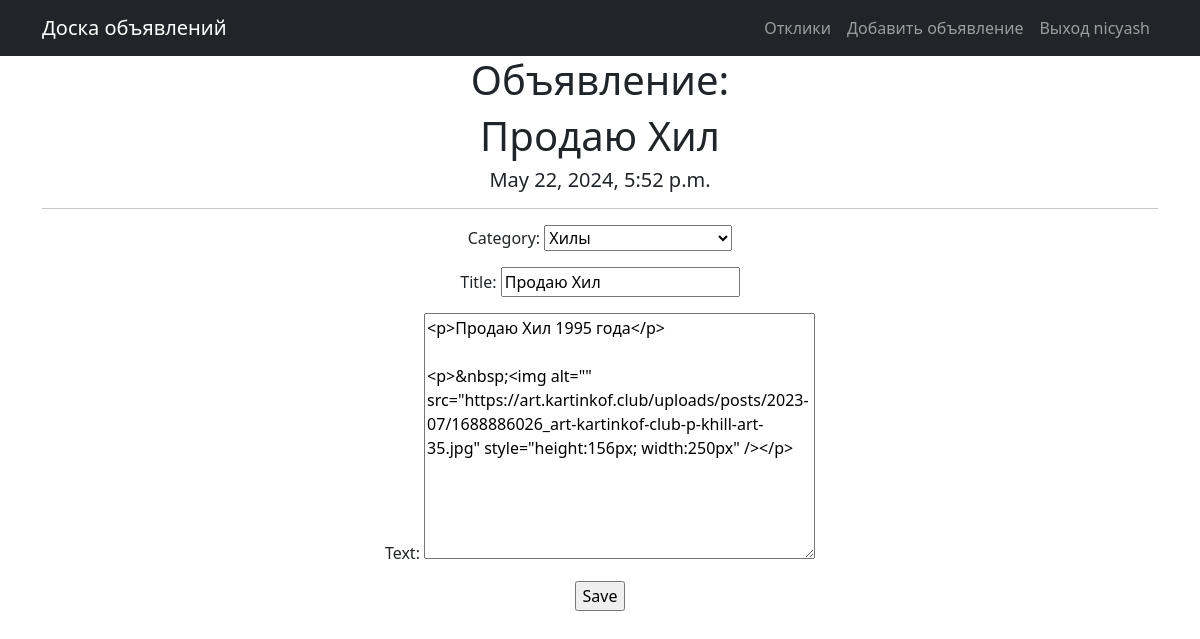
The page /ad/2/edit/ (signed in) on the database its author committed.
### BoardApp/models.py (models this page shows, shortened)
class Ad(models.Model):
    TYPE = [
        ('tank', 'Танки'),
        ('heal', 'Хилы'),
        ('DD', 'ДД'),
        ('traders', 'Торговцы'),
        ('gildemasters', 'Гилдмастеры'),
        ('quest', 'Квестгиверы'),
        ('blacksmiths', 'Кузнецы'),
        ('tanners', 'Кожевники'),
        ('potion', 'Зельевары'),
        ('spellmasters', 'Мастера заклинаний'),
    ]
    author = models.ForeignKey(User, on_delete=models.CASCADE)
    category = models.CharField(max_length=12, choices=TYPE, default='tank')
    ad_time = models.DateTimeField(auto_now_add=True)
    title = models.CharField(max_length=255, default='Загаловок')
    text = RichTextUploadingField(blank=True, null=True)

### BoardApp/views.py (the view)
# urls.py: path('ad/<int:pk>/edit/', AdUpdate.as_view(), name='ad_update'),
class AdUpdate(PermissionRequiredMixin, LoginRequiredMixin, UpdateView):
    permission_required = ('BoardApp.change_ad',)
    raise_exception = True
    form_class = AdForm
    model = Ad
    template_name = 'ad_edit.html'

### BoardApp/forms.py
class AdForm(forms.ModelForm):
    class Meta:
        model = Ad
        fields = ['category', 'title', 'text',]
        widgets = {'author': forms.HiddenInput()}

### templates/ad_edit.html (shortened to what this page needs)
{% extends 'default.html' %}
{% block content %}
<h1>Объявление:</h1>
<h1>{{object.title}}</h1>
<h5>{{object.ad_time}}</h5>
<hr>
{% if request.user.id == object.author.id %}
<form action="" method="post">
    {{ form.as_p }}
    <input type="submit" value="Save" />
</form>
{% else %}
<h1>Недостаточно прав! </h1>
{% endif %}
{% endblock content %}

### templates/default.html (shortened to what this page needs)
<!DOCTYPE html>
<html lang="en">
    <head>
        {% load static %}
        <link href="{% static 'css/styles.css' %}" rel="stylesheet" />
    </head>
    <body>
        <nav class="navbar navbar-expand-lg navbar-dark bg-dark static-top">
           <div class="container">
               <a class="navbar-brand" href="{%url 'ad'%}">Доска объявлений</a>
               <div class="collapse navbar-collapse" id="navbarResponsive">
                   <ul class="navbar-nav ms-auto mb-2 mb-lg-0">
                       {% if request.user.is_authenticated %}
                       <li class="nav-item"><a class="nav-link" href="{%url 'response'%}"> Отклики</a></li>
                       <li class="nav-item"><a class="nav-link" href="{%url 'ad_create'%}"> Добавить объявление</a></li>
                       <li class="nav-item"><a class="nav-link" href="/accounts/logout/">Выход {{request.user}} </a></li>
                       {% else %}
                       <li class="nav-item"><a class="nav-link" href="/accounts/login/">Вход</a></li>
                       {% endif %}
                   </ul>
               </div>
           </div>
        </nav>
        <div class="container">
           <div class="row">
               <div class="col-lg-12 text-center">
                   {% block content %}
                   {% endblock content %}
               </div>
           </div>
        </div>
    </body>
</html>

### rows shown on the page
Ad: title "Продаю Хил", ad_time "May 22, 2024, 5:52 p.m.", category "Хилы", text "<p>Продаю Хил 1995 года</p> <p>&nbsp;<img alt=\"\" src=\"https://art.kartinkof.club/uploads/posts/2023-07/1688886026_art-kartinkof-club-p-khill-art-35.jpg\" style=\"height:156px; width:250px\" /></p>"

### other values the page prints
{{ request.user }} "nicyash"
